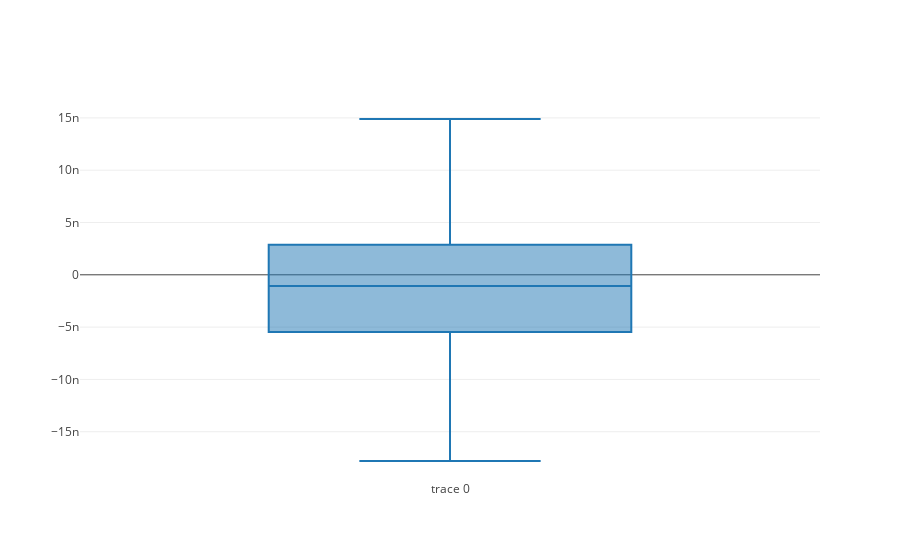

Notebook source saved alongside this figure:
### Markdown cell above
## BOX PLOT FOR OLS ##

### Code cell
trace1 = go.Box(
    y = (predict_ols - Y_test)
)
data = [trace1]
plot.iplot(data)

### Figure 1 — Plotly figure (JSON) as saved in the notebook; plotly's stock layout.template omitted (floating-point values rounded to 4 significant figures)
{"data": [{"type": "box", "y": [-1.866e-10, 1.489e-08, -1.78e-08, -1.078e-09, 9.135e-09, -6.555e-09, 4.465e-09, -5.132e-09, -2.466e-09, 8.001e-10, 4.677e-09, -5.926e-09, -1.435e-09, 3.24e-09, -4.621e-09, -5.583e-09, 1.788e-09, -5.723e-09, 7.541e-10]}], "layout": {}}
